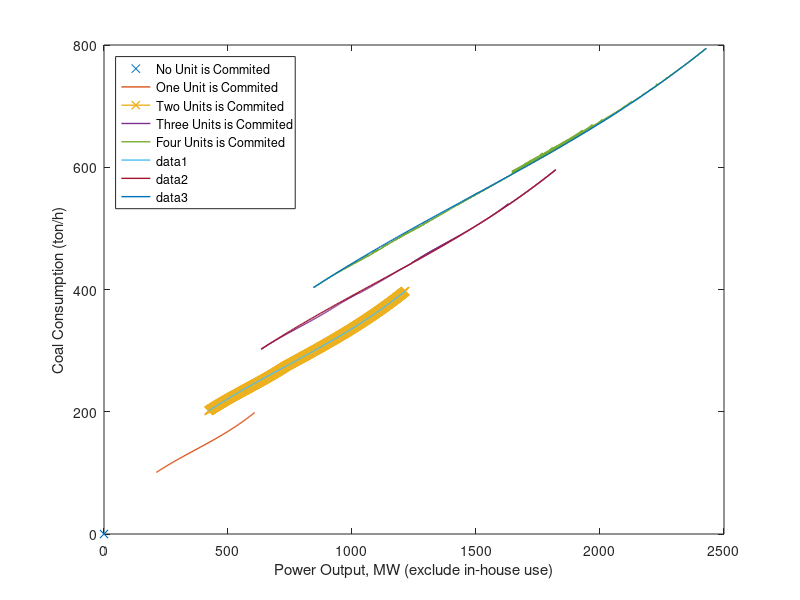

Reproduce this figure in MATLAB.
clear
close all
clc
format compact

coal_nameplate = 660; % [MW]

% coal_fuelrate_x = 0.4:0.01:1; % [normalized]
% coal_fuelrate_y = 266*coal_fuelrate_x.^2 -507*coal_fuelrate_x + 542; %[g/kWh]
% coal_fuel_x  = coal_fuelrate_x*coal_nameplate; % [MW]
% coal_fuel_y = (coal_fuelrate_y*1000).*(coal_fuelrate_x*coal_nameplate)/1e6; % [g/h] -> [ton/h]


%% ========================================================================
p0 = 0;
q0 = 0;
f0 = 0;

% One unit
dx1 = 100;
p1 = linspace(0.4,1,dx1) * coal_nameplate;
q1 = p1 - 0.08*coal_nameplate;
f1 = (266*linspace(0.4,1,dx1).^2 -507*linspace(0.4,1,dx1) + 542).*linspace(0.4,1,dx1)*coal_nameplate/1e3; %[g/kWh]

% Two units
load('TwoUnits');
p2 = opt_u1 + opt_u2;
q2 = opt_v1 + opt_v2;
f2 = opt_f;

% Three units
load('ThreeUnits');
p3 = opt_u1 + opt_u2 + opt_u3;
q3 = opt_v1 + opt_v2 + opt_v3;
f3 = opt_f;

% Four units
load('FourUnits');
p4 = opt_u1 + opt_u2  + opt_u3 + opt_u4;
q4 = opt_v1 + opt_v2 + opt_v3 + opt_v4;
f4 = opt_f;

figure(1); clf; hold on; box on;
plot(q0, f0, 'x');
plot(q1, f1, 'linewidth', 1);
plot(q2, f2, 'x-', 'linewidth', 1);
plot(q3, f3, 'linewidth', 1);
plot(q4, f4, 'linewidth', 1);
legend('No Unit is Commited', 'One Unit is Commited', 'Two Units is Commited', 'Three Units is Commited', 'Four Units is Commited');
set(legend, 'location', 'northwest');
xlabel('Power Output, MW (exclude in-house use)');
ylabel('Coal Consumption (ton/h)');

dx1 = 200; % 4.33GB RAM
dx2 = 200;
u_coal_unit1 = linspace(0.4,1,dx1) * coal_nameplate;
u_coal_unit2 = linspace(0.4,1,dx2) * coal_nameplate;

v_coal_unit1 = u_coal_unit1-0.08*coal_nameplate;
v_coal_unit2 = u_coal_unit2-0.08*coal_nameplate;

f_coal_unit1 = (266*linspace(0.4,1,dx1).^2 -507*linspace(0.4,1,dx1) + 542).*linspace(0.4,1,dx1)*coal_nameplate/1e3; %[g/kWh]
f_coal_unit2 = (266*linspace(0.4,1,dx2).^2 -507*linspace(0.4,1,dx2) + 542).*linspace(0.4,1,dx2)*coal_nameplate/1e3; %[g/kWh]

% ==============================
dx = 200; % 4.33GB RAM
u_coal_unit = linspace(0.4,1,dx) * coal_nameplate;
v_coal_unit = u_coal_unit-0.08*coal_nameplate;
f_coal_unit = (266*linspace(0.4,1,dx).^2 -507*linspace(0.4,1,dx) + 542).*linspace(0.4,1,dx)*coal_nameplate/1e3; %[g/kWh]

% x = 0;
% y = 0;
% plot(x, y, 'x', 'linewidth', 1);

% x = v_coal_unit;
% y = f_coal_unit;
% plot(x, y, 'linewidth', 1);

x = v_coal_unit*2;
y = f_coal_unit*2;
plot(x, y, 'linewidth', 1);
% plot(x([1,end]), y([1,end]), '--', 'color', [0.7 0.7 0.7])

x = v_coal_unit*3;
y = f_coal_unit*3;
plot(x, y, 'linewidth', 1);
% plot(x([1,end]), y([1,end]), '--', 'color', [0.7 0.7 0.7])

x = v_coal_unit*4;
y = f_coal_unit*4;
plot(x, y, 'linewidth', 1);
% plot(x([1,end]), y([1,end]), '--', 'color', [0.7 0.7 0.7])


%%
% load('TwoUnits');
% figure(2); clf; hold on;
% 
% subplot(3,1,1);
% plot(v_unique, opt_u1);
% ylim([0 700]);
% ylabel('u1');
% 
% subplot(3,1,2);
% plot(v_unique, opt_u2);
% ylim([0 700]);
% ylabel('u2');
% 
% subplot(3,1,3);
% ha = area(v_unique, [opt_u1; opt_u2]');
% set(ha(1), 'facec', [0.8 0.95 1], 'edgecolor', 'none');
% set(ha(2), 'facec', [1 0.8 0.8], 'edgecolor', 'none');
% legend('u1', 'u2');
% set(legend, 'location', 'northwest');


%%
% load('ThreeUnits');
% figure(3); clf; hold on;
% 
% subplot(4,1,1);
% plot(v_unique, opt_u1);
% ylim([0 700]);
% ylabel('u1');
% 
% subplot(4,1,2);
% plot(v_unique, opt_u2);
% ylim([0 700]);
% ylabel('u2');
% 
% subplot(4,1,3);
% plot(v_unique, opt_u3);
% ylim([0 700]);
% ylabel('u3');
% 
% subplot(4,1,4);
% ha = area(v_unique, [opt_u1; opt_u2; opt_u3]');
% set(ha(1), 'facec', [0.8 0.95 1], 'edgecolor', 'none');
% set(ha(2), 'facec', [1 0.8 0.8], 'edgecolor', 'none');
% set(ha(3), 'facec', [1 0.8 0], 'edgecolor', 'none');
% legend('u1', 'u2', 'u3');
% set(legend, 'location', 'northwest');


%%
% load('FourUnits');
% figure(4); clf; hold on;
% 
% subplot(5,1,1);
% plot(v_unique, opt_u1);
% ylim([0 700]);
% ylabel('u1');
% 
% subplot(5,1,2);
% plot(v_unique, opt_u2);
% ylim([0 700]);
% ylabel('u2');
% 
% subplot(5,1,3);
% plot(v_unique, opt_u3);
% ylim([0 700]);
% ylabel('u3');
% 
% subplot(5,1,4);
% plot(v_unique, opt_u4);
% ylim([0 700]);
% ylabel('u4');
% 
% subplot(5,1,5);
% ha = area(v_unique, [opt_u1; opt_u2; opt_u3; opt_u4]', 'edgecolor', 'none');
% set(ha(1), 'facec', [0.8 0.95 1], 'edgecolor', 'none');
% set(ha(2), 'facec', [1 0.8 0.8], 'edgecolor', 'none');
% set(ha(3), 'facec', [1 0.8 0], 'edgecolor', 'none');
% legend('u1', 'u2', 'u3', 'u4');
% set(legend, 'location', 'northwest');


% % ========
% q = 0:1:v_unique(end);
% f = zeros(1,length(q));
% u1_log = zeros(1, length(q));
% u2_log = zeros(1, length(q));
% f_u1 = zeros(1, length(q));
% f_u2 = zeros(1, length(q));
% 
% id1 = (q>0 & q<=q1(end));
% f(id1) = interp1(q1, f1, q(id1));
% u1_log(id1) = interp1(q1, p1, q(id1));
% f_u1(id1) = interp1(p1, f1, u1_log(id1));
% 
% id2 = (q>q1(end));
% f(id2) = interp1(q2, f2, q(id2));
% u1_log(id2) = interp1(q2, opt_u1, q(id2));
% u2_log(id2) = interp1(q2, opt_u2, q(id2));
% f_u1(id2) = interp1(p1, f1, u1_log(id2));
% f_u2(id2) = interp1(p1, f1, u2_log(id2));
% 
% v1_log = u1_log - 0.08*coal_nameplate;
% v2_log = zeros(1,length(q));
% v2_log(u2_log>0) = u2_log(u2_log>0) - 0.08*coal_nameplate;

% 
% % ================================
% figure(9); clf; hold on; box on;
% plot(q0, f0, 'x', q1, f1, '-', q2, opt_f, '-', 'linewidth', 1);
% % area(q,f, 'facec', [0.8 0.95 1], 'edgecolor', 'none');
% ha = area(q, [f_u1;f_u2]');
% set(ha(1), 'facec', [0.8 0.95 1], 'edgecolor', 'none');
% set(ha(2), 'facec', [1 0.8 0.8], 'edgecolor', 'none');
% 
% xlabel('Power Output, MW (exclude in-house generation)')
% ylabel('Coal Consumption (ton/hr)');
% ylim([0 400]);
% xlim([0 1250]);
% grid on;
% set(gca, 'layer', 'top');
% legend(ha, '1st Unit', '2nd Unit');
% set(legend, 'location', 'northwest');
% 
% % ================================
% figure(10); clf; hold on; box on;
% ha = area(q, [u1_log;u2_log]');
% set(ha(1), 'facec', [0.8 0.95 1], 'edgecolor', 'none');
% set(ha(2), 'facec', [1 0.8 0.8], 'edgecolor', 'none');
% plot(q, v1_log + v2_log, 'linewidth', 1);
% xlabel('Power Output, MW (exclude in-house generation)')
% ylabel('Power Output (MW)');
% ylim([0 1400]);
% xlim([0 1250]);
% grid on;
% set(gca, 'layer', 'top');
% legend('1st Unit', '2nd Unit', 'Useful Output');
% set(legend, 'location', 'northwest');
